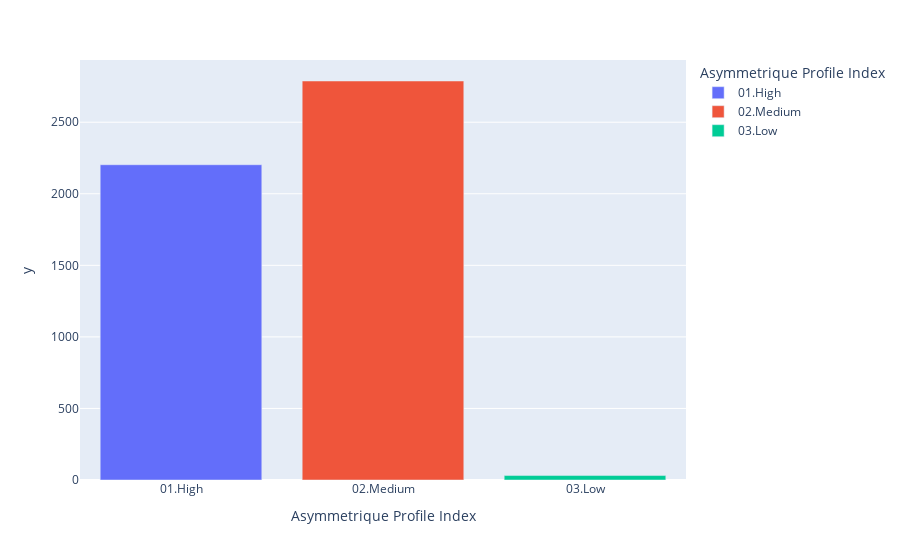

Notebook code for this chart:
### Code cell
fig = px.bar(df3,
             y=data.groupby(["Asymmetrique Profile Index"]).size(),
             x="Asymmetrique Profile Index",
             color='Asymmetrique Profile Index')
fig.show()

### Figure 1 — Plotly figure (JSON) as saved in the notebook; plotly's stock layout.template omitted (floating-point values rounded to 4 significant figures)
{"data": [{"alignmentgroup": "True", "hovertemplate": "Asymmetrique Profile Index=%{x}<br>y=%{y}<extra></extra>", "legendgroup": "01.High", "marker": {"color": "#636efa"}, "name": "01.High", "offsetgroup": "01.High", "orientation": "v", "showlegend": true, "textposition": "auto", "type": "bar", "x": ["01.High"], "xaxis": "x", "y": [2203], "yaxis": "y"}, {"alignmentgroup": "True", "hovertemplate": "Asymmetrique Profile Index=%{x}<br>y=%{y}<extra></extra>", "legendgroup": "02.Medium", "marker": {"color": "#EF553B"}, "name": "02.Medium", "offsetgroup": "02.Medium", "orientation": "v", "showlegend": true, "textposition": "auto", "type": "bar", "x": ["02.Medium"], "xaxis": "x", "y": [2788], "yaxis": "y"}, {"alignmentgroup": "True", "hovertemplate": "Asymmetrique Profile Index=%{x}<br>y=%{y}<extra></extra>", "legendgroup": "03.Low", "marker": {"color": "#00cc96"}, "name": "03.Low", "offsetgroup": "03.Low", "orientation": "v", "showlegend": true, "textposition": "auto", "type": "bar", "x": ["03.Low"], "xaxis": "x", "y": [31], "yaxis": "y"}], "layout": {"barmode": "relative", "legend": {"title": {"text": "Asymmetrique Profile Index"}, "tracegroupgap": 0}, "margin": {"t": 60}, "xaxis": {"anchor": "y", "categoryarray": ["01.High", "02.Medium", "03.Low"], "categoryorder": "array", "domain": [0, 1], "title": {"text": "Asymmetrique Profile Index"}}, "yaxis": {"anchor": "x", "domain": [0, 1], "title": {"text": "y"}}}}
